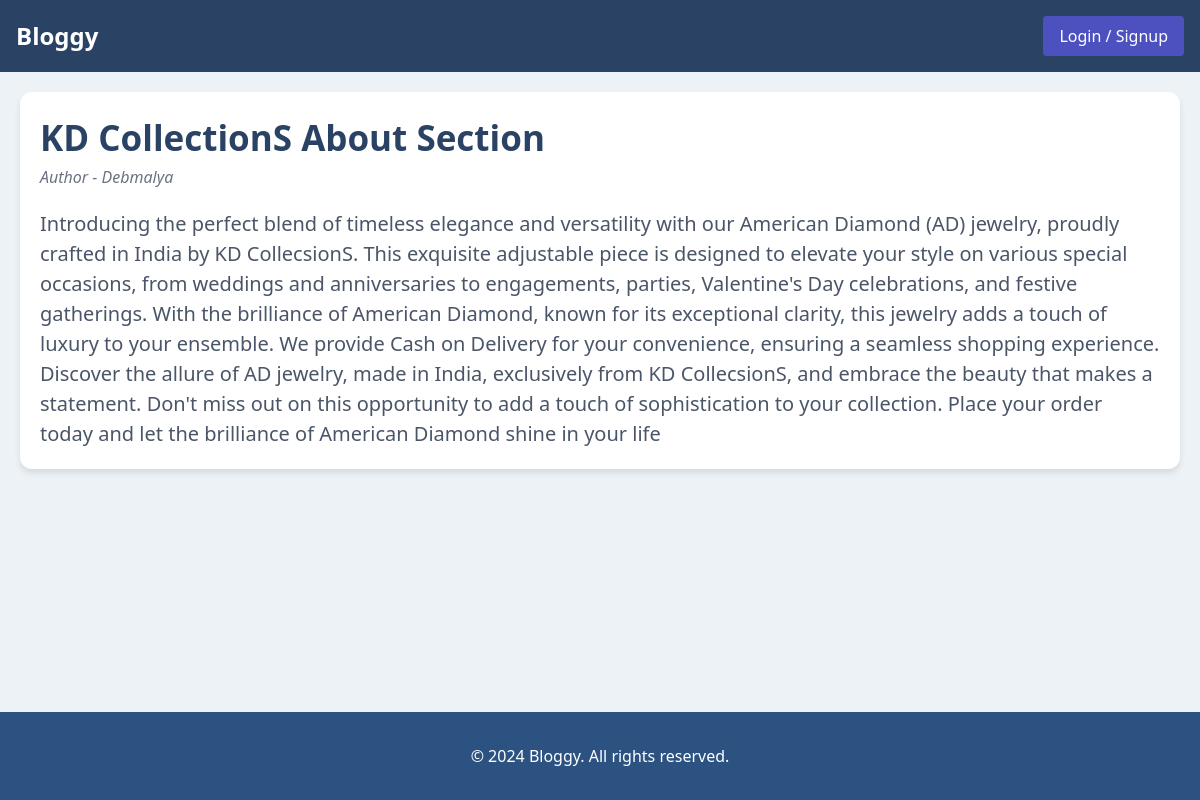
Screenshot of /blog/1708839718.6290655 with the database file from the repository.
### utils/db.py (models this page shows)
class Blog(db.Model):
    blogId = db.Column(db.String(50), primary_key=True)
    title = db.Column(db.String(100), nullable=False)
    body = db.Column(db.String(1000), nullable=False)
    imageURI = db.Column(db.String(50), nullable=True)
    blogsCreated = db.relationship('AllBlogs', backref='blog', cascade='all, delete-orphan')

class AllBlogs(db.Model):
    userName = db.Column(db.String(50), db.ForeignKey('user.userName', ondelete='CASCADE'), primary_key=True)
    blogId = db.Column(db.String(50), db.ForeignKey('blog.blogId', ondelete='CASCADE'), primary_key=True)

### main.py (the view)
@app.route('/blog/<string:blogId>')
def blog(blogId):
    blogs = AllBlogs.query.all()
    for blog in blogs:
        if blog.blogId== blogId:
            userName= blog.userName
            break
    blogDetail= Blog.query.get(blogId)
    title = blogDetail.title
    body = blogDetail.body
    return render_template('blog.html', title=title, author=userName, content=body)

### templates/blog.html (shortened to what this page needs)
<!DOCTYPE html>
<html lang="en">
<head>
    <link rel="stylesheet" href="/static/home.css">
    <link rel="stylesheet" href="https://cdn.jsdelivr.net/npm/tailwindcss@2.2.19/dist/tailwind.min.css">
</head>
<body>
    <nav class="navbar p-4 flex justify-between items-center">
        <a href="/"><div class="text-white text-2xl font-bold">Bloggy</div></a>
        {% if "userName" in session %}
        <a href="/logout"><button class="text-white px-4 py-2 rounded logout">Logout</button></a>
        {% else %}
        <a href="/login"><button class="text-white px-4 py-2 rounded">Login / Signup</button></a>
        {% endif %}
    </nav>
    <div class="blog-card-one-blog-showing">
        <h1 class="blog-title">{{title}}</h1>
        <p class="blog-author">Author - {{author}}</p>
        <p class="blog-body">
            {{content}}
        </p>
    </div>
    <footer>
        <p>&copy; 2024 Bloggy. All rights reserved.</p>
    </footer>
</body>
</html>

### static/home.css (style rules this page uses)
body { display: flex; flex-direction: column; min-height: 100vh; background-color: #edf2f7; font-family: 'Poppins', sans-serif; }
.blog-card-one-blog-showing { background-color: #ffffff; border-radius: 12px; box-shadow: 0 4px 6px rgba(0, 0, 0, 0.1); margin: 20px; padding: 20px; }
.blog-title { font-size: 35px; font-weight: bold; color: #2a4365; }
.blog-author { font-style: italic; color: #6b7280; }
.blog-body { margin-top: 20px; color: #4a5568; font-size: 20px; }
.navbar { background-color: #2a4365; }
.navbar button { background-color: #4c51bf; transition: background-color 0.3s ease; }
footer { text-align: center; margin-top: auto; background-color: #2c5282; color: #ffffff; padding: 2rem 0; text-align: center; }

### rows the page displays
Blog: title "KD CollectionS About Section", body "Introducing the perfect blend of timeless elegance and versatility with our American Diamond (AD) jewelry, proudly crafted in India by KD CollecsionS. This exquisite adjustable piece is designed to elevate your style on various special occasions, from weddings and anniversaries to engagements, parties, Valentine's Day celebrations, and festive gatherings. With the brilliance of American Diamond, known for its exceptional clarity, this jewelry adds a touch of luxury to your ensemble. We provide Cash on Delivery for your convenience, ensuring a seamless shopping experience. Discover the allure of AD jewelry, made in India, exclusively from KD CollecsionS, and embrace the beauty that makes a…"
AllBlogs: userName "Debmalya"
